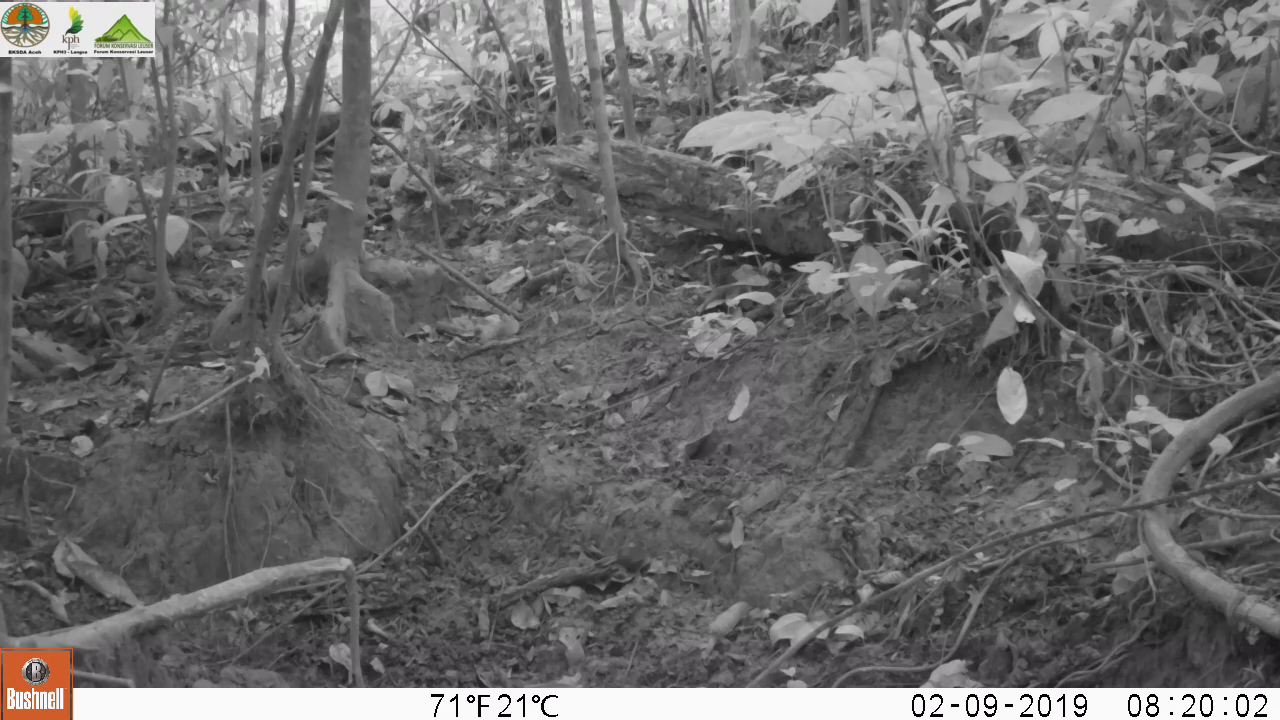
#> input picture frame 27 of place_videos_here/02090078 Mac_Nem.mp4, 1280 x 720 px
$ python Main.py
#> lines starting #> are read from the running program, lines starting #| are printed output that depends on the picture
### HelperFunctions.py
import pytesseract
import cv2
import os
import csv

#/Users/keenan/CameraTrapPython/images_placed_here/imageOf03250275 Mac_Nem.mp4.jpg


def ocrMain(image):
    """
    ocrMain reads the text from the given image.

    param image: a cropped image from the video containing the date, time, and other data from the video.
    return: string; the date, time, and other data found in image
    """
    text = pytesseract.image_to_string(image, config='--psm 7')
    text = text.strip()
    return text

def cropImage(image):

    """
    cropImage crops all but the part of the image containing temperature, date, and time.
        This image is then read using PyTesseract to process the date and time of the image.

    param image- first image of the video filename.
    return: image with all but the bottom part containing the temperature, date, and time of the video.
    """
    start_x = 690
    end_x = 720
    start_y = 400
    end_y = 1280
    crop_img = image[start_x:end_x, start_y:end_y]
    return crop_img

# [22 lines left out: function getVideoFormat, not called in this run]


def getTemp(image):
    """
    extracts temperature from generated text
    """
    text = ocrMain(image)
    temp_date_time = text.split()
    tempF = temp_date_time[0][0]+ temp_date_time[0][1]
    tempF = int(tempF)

    return tempF


def createTemperatureCSV(nameOfVideoFolder):
    """
    updateVideoNames creates copies of all videos in videoFolder, renamed in the format
        "YYYY-MM-DD-hh-mm-ss.mp4".  Videos with updated names can be found in the output folder

    param nameOfVideoFolder: name of input folder containing all videos to be updated.
    returns: none
    Copies of all videos in videoFolder, renamed in the format
             "YYYY-MM-DD-hh-mm-ss.mp4"

    """
#> called with nameOfVideoFolder = 'place_videos_here'
    directory = os.path.abspath(nameOfVideoFolder)
    # iterates through all videos in place_video_here folder
    count = 0
    rows = []
    for filename in os.listdir(directory):

        f = os.path.join(directory, filename)
        # checking if it is a file
        if os.path.isfile(f):
            if filename == '.DS_Store':
                continue
            vidcap = cv2.VideoCapture(f)
            success,image = vidcap.read()
#> image is the input picture: shape (720, 1280, 3); mean B, G, R 106.2, 106.2, 106.8
            if success:
                # save frame as JPEG file
                cv2.imwrite( "images_placed_here//imageOf%s.jpg" % filename, image)
                crop_img = cropImage(image)
#> in cropImage, `crop_img = image[start_x:end_x, start_y:end_y]`:
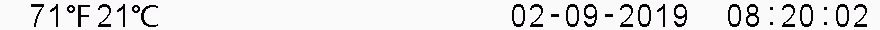
#> crop_img: shape (30, 880, 3); mean B, G, R 229.2, 228.6, 229

                temp = getTemp(crop_img)
                rows.append([filename,temp])
        count = count + 1
        if count == 3:
            print('Process is going smoothly so far. ')
        if count%100 == 0:
            print('You have successfully extracted temperature from %d videos' % count)
        # using csv.writer method from CSV package
    cols = ["Filename", "Temperature"]
    with open('temp.csv', 'w') as f:
        write = csv.writer(f)
        write.writerow(cols)
        write.writerows(rows)

    print('All %d temperatures have been added to \'temp.csv\'.\nHooray!!!' % count )
    return

### Main.py
from UpdateVideoNames import *
from HelperFunctions import *

if __name__=="__main__":
    print("***** STARTING *****")
    #clear() ### 'clear()' will delete all video copies previously created by this program.  First asks for confirmation. ###
    nameOfVideoFolder = "place_videos_here"
    #updateVideoNames(nameOfVideoFolder)
#> (the run stopped early here; a loop or call above may not have finished)

$ run again, starting later in the video
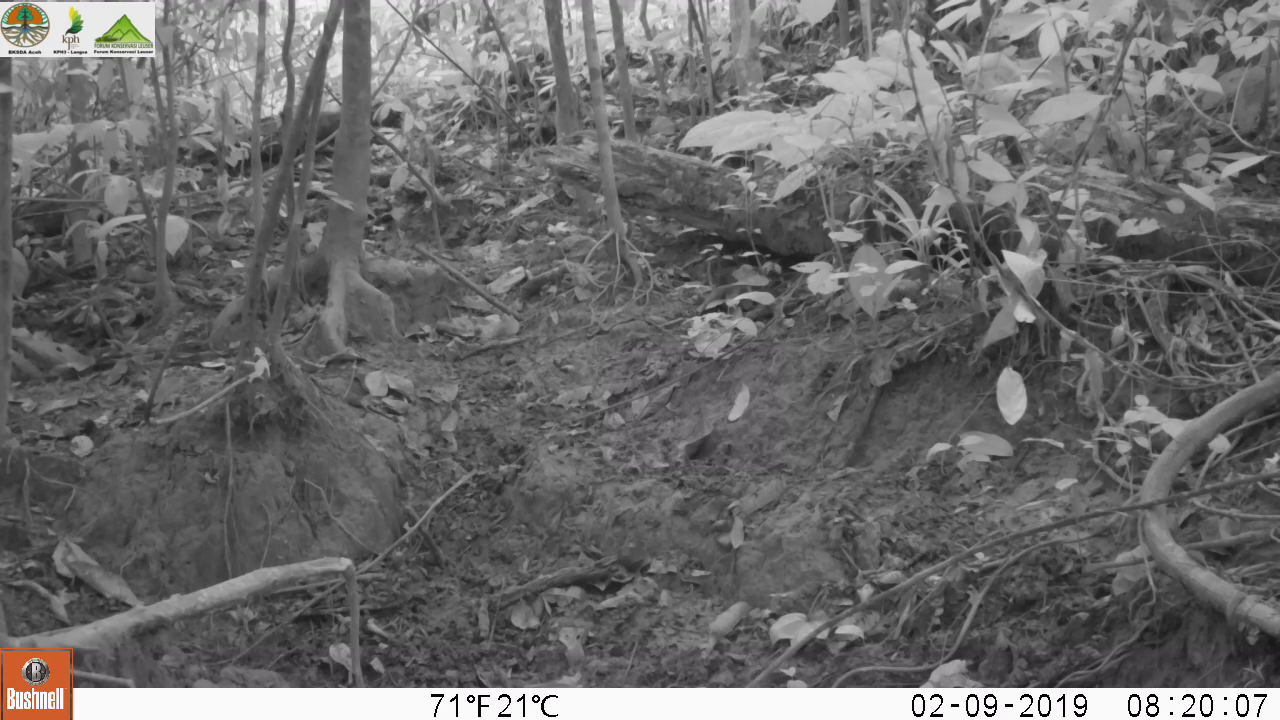
#> input picture frame 122 of place_videos_here/02090078 Mac_Nem.mp4, 1280 x 720 px
#> in createTemperatureCSV, image is the input picture: shape (720, 1280, 3); mean B, G, R 106.8, 106.8, 107.4
#> in cropImage, `crop_img = image[start_x:end_x, start_y:end_y]`:
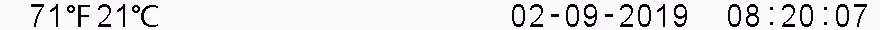
#> crop_img: shape (30, 880, 3); mean B, G, R 229.4, 228.8, 229.3

$ run again, starting later in the video
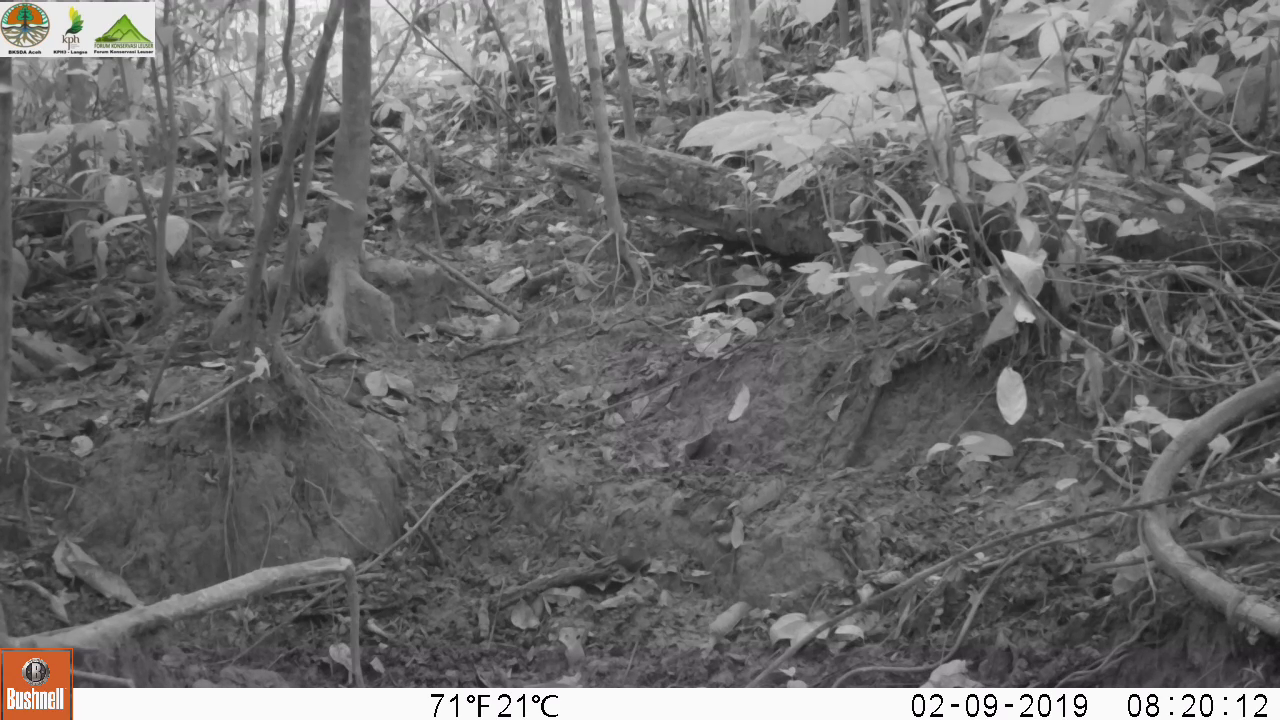
#> input picture frame 218 of place_videos_here/02090078 Mac_Nem.mp4, 1280 x 720 px
#> in createTemperatureCSV, image is the input picture: shape (720, 1280, 3); mean B, G, R 107.1, 107.1, 107.7
#> in cropImage, `crop_img = image[start_x:end_x, start_y:end_y]`:
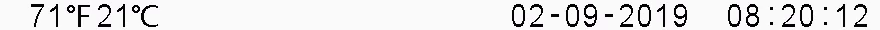
#> crop_img: shape (30, 880, 3); mean B, G, R 229.7, 229.1, 229.5
